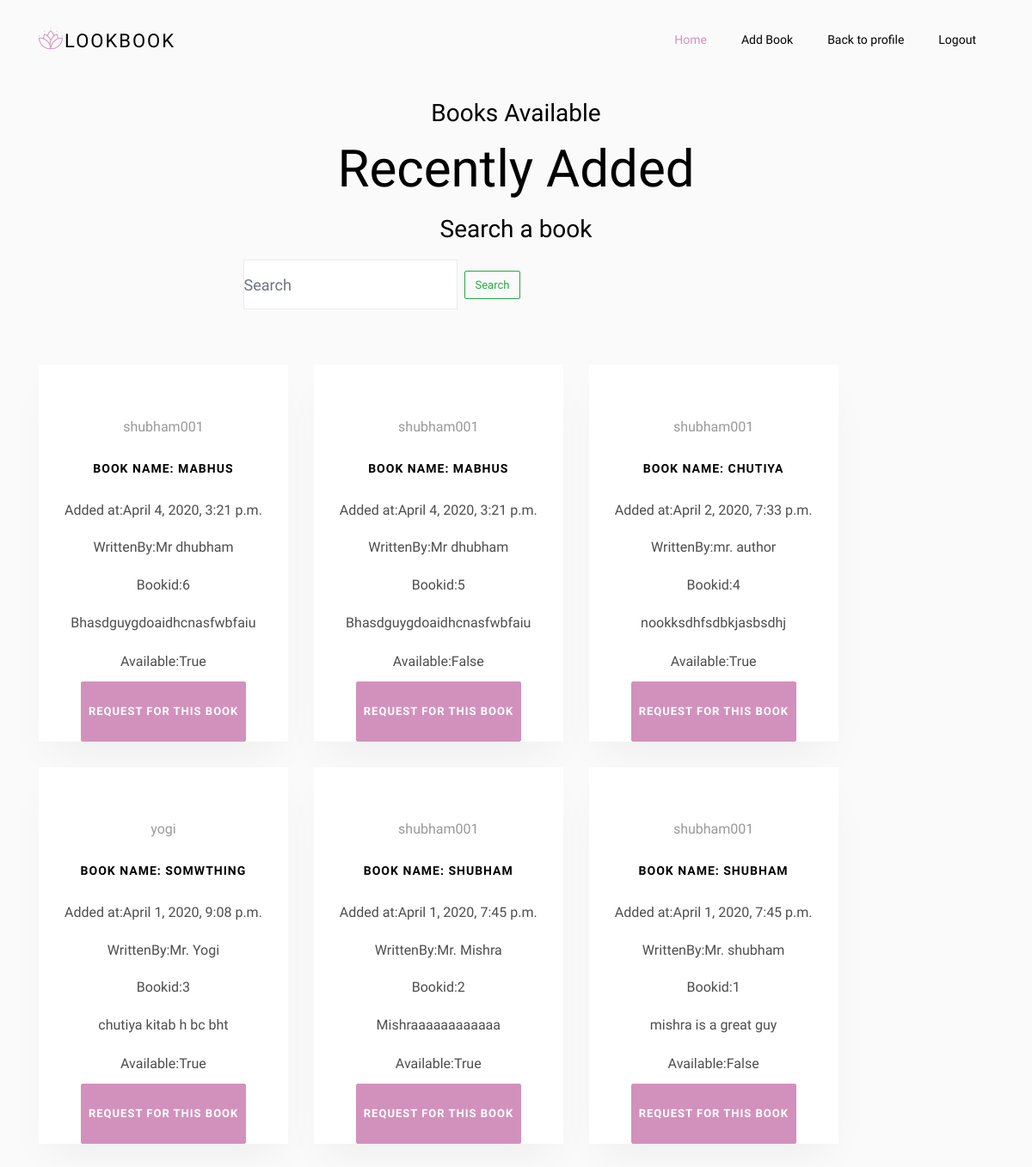
/products (signed in), run on the app's committed database.
### work/models.py (models this page shows, shortened)
class BookDetails(models.Model):
    bookid = models.AutoField(unique = True, primary_key=True)
    username = models.ForeignKey(UserDetails,on_delete=models.CASCADE)
    bookimage = models.ImageField(upload_to ="bookImg/", blank= True)
    bookimage0 = models.ImageField(upload_to ="bookImg/", blank= True)
    bookimage1 = models.ImageField(upload_to ="bookImg/", blank= True)
    bookimage2 = models.ImageField(upload_to ="bookImg/", blank=True)
    bookname = models.CharField(max_length=100)
    bookdescription = models.CharField(max_length= 300)
    bookauthor = models.CharField(max_length= 30, blank=True)
    active_status = models.BooleanField(default=True)
    timeadded = models.DateTimeField(default=timezone.now, blank=True)

class UserDetails(models.Model):
    username = models.CharField(max_length =20, unique =True, primary_key=True)
    usermail = models.EmailField(unique =True)
    userfirstname = models.CharField(max_length=10)
    userlastname = models.CharField(max_length=10)
    userpassword = models.CharField(max_length=30)
    userlocation = models.CharField(max_length = 30)
    usercontact = models.IntegerField(unique=True)
    userDoB = models.CharField(max_length=10)
    usergender = models.CharField(max_length=6)
    userKey = models.CharField(max_length=5, blank= True)
    def __str__(self):
        return self.username

### work/views.py (the view)
# urls.py: path('products',views.productshow, name="products"),
@login_required
def productshow(request):
    model = BookDetails.objects.order_by('-bookid')
    template = 'products.html'
    form = SearchABook(request.POST)
    if request.method=="POST":
        check1 = request.POST['query']
        if (BookDetails.objects.filter(bookname=check1.upper()).exists()):
            print(check1.upper())
            check12=BookDetails.objects.filter(bookname=check1.upper())
            return render(request,template,{'model':check12,'form':form})
        elif (BookDetails.objects.filter(bookname=check1.lower()).exists()):
            print(check1.lower())
            check12=BookDetails.objects.filter(bookname=check1.lower())
            return render(request,template,{'model':check12,'form':form})
        elif (BookDetails.objects.filter(bookname=check1.capitalize()).exists()):
            print(check1.capitalize())
            check12=BookDetails.objects.filter(bookname=check1.capitalize())
            return render(request,template,{'model':check12,'form':form})
        else:
            return render(request, template, {
                    'model':model,
                    'form': form,
                    'error_message': 'No Book Found. Just take a look on available books or request a book'
                })
    else:
        form =SearchABook()
        return render(request, template,{'model':model,'form':form})
    return render(request, template,{'model':model,'form':form})

### work/forms.py
class SearchABook(forms.Form):
    query = forms.CharField(widget = forms.TextInput(attrs={'class':"form-control mr-sm-2 bg-dark",'type':"search",'placeholder':"Search", 'aria-label':"Search"}))

### work/templates/products.html (shortened to what this page needs)
{%load static%}
<!DOCTYPE html>
<html lang="en" dir="ltr">
  <head>
    <link rel="stylesheet" href="{% static 'css/open-iconic-bootstrap.min.css'%}">
    <link rel="stylesheet" href="{% static 'css/animate.css'%}">
    <link rel="stylesheet" href="{% static 'css/owl.carousel.min.css'%}">
    <link rel="stylesheet" href="{% static 'css/owl.theme.default.min.css'%}">
    <link rel="stylesheet" href="{% static 'css/magnific-popup.css'%}">
    <link rel="stylesheet" href="{% static 'css/aos.css'%}">
    <link rel="stylesheet" href="{% static 'css/ionicons.min.css'%}">
    <link rel="stylesheet" href="{% static 'css/bootstrap-datepicker.css'%}">
    <link rel="stylesheet" href="{% static 'css/jquery.timepicker.css'%}">
    <link rel="stylesheet" href="{% static 'css/flaticon.css'%}">
    <link rel="stylesheet" href="{% static 'css/icomoon.css'%}">
    <link rel="stylesheet" href="{% static 'css/style.css'%}">
  </head>
  <body>
    <nav class="navbar navbar-expand-lg navbar-dark ftco_navbar bg-dark ftco-navbar-light" id="ftco-navbar">
      <div class="container">
        <a class="navbar-brand" href="{%url 'index'%}"><span class="flaticon-lotus"></span>LookBook</a>
        <div class="collapse navbar-collapse" id="ftco-nav">
          <ul class="navbar-nav ml-auto">
            <li class="nav-item active"><a href="{%url "index"%}" class="nav-link">Home</a></li>
            <li class="nav-item"><a href="{%url "addbook"%}" class="nav-link">Add Book</a></li>
            <li class="nav-item"><a href="{%url "userprofile"%}" class="nav-link">Back to profile</a></li>
            <li class="nav-item"><a href="{%url "logout"%}" class="nav-link">Logout</a></li>
          </ul>
        </div>
      </div>
    </nav>
    <section class="ftco-section bg-light">
      <div class="container">
        <div class="row justify-content-center mb-5 pb-3">
          <div class="col-md-7 heading-section ftco-animate text-center">
            <h3 class="mb-1">Books Available</h3>
            <h2 class="mb-2">Recently Added</h2>
            <h3 class="mb-3">Search a book</h3>
            <center>
              <form class="form-inline" method ="POST" >
                {{form.query}}
            <button class="btn btn-outline-success my-2 my-sm-0" type="submit">Search</button>
              </form>
            </center>
          </div>
        </div>
        <div class="row d-flex">
        {% if error_message %}
         <h1 class="alert alert-primary">{{ error_message }}</p>
           <a href="{%url 'requestBook'%}">Request Book</a>
          {%else%}
          {%for i in model%}
          <center>
          <div class="col-md-12 ftco-animate">
          	          <div class="block-7">
          	            <div class="text-center">
          	            <span class="excerpt d-block">{{i.username}}</span>
          	            <h3 class="heading-2 my-4">Book Name: {{i.bookname}}</h3>
          	            <ul class="pricing-text mb-5">
          	              <li>Added at:{{i.timeadded}}</li>
          	              <li>WrittenBy:{{i.bookauthor}}</li>
                          <li>Bookid:{{i.bookid}}</li>
          	              <li> <p>{{i.bookdescription}}</p> </li>
                          <li> <p>
                            Available:{{i.active_status}}
                          </p> </li>
          	            </ul>
                        <a href="{%url 'detailsofbook' i.bookid%}" class="btn btn-primary d-block px-2 py-4">Request For this book</a>
          </div>
          </center>
          {%endfor%}
     {% endif %}
        </div>
      </div>
    </section>
  </body>
</html>

### data on the page
BookDetails: username "shubham001", bookname "MABHUS", timeadded "April 4, 2020, 3:21 p.m.", bookauthor "Mr dhubham", bookid "6", bookdescription "Bhasdguygdoaidhcnasfwbfaiu", active_status "True"
BookDetails: username "shubham001", bookname "MABHUS", timeadded "April 4, 2020, 3:21 p.m.", bookauthor "Mr dhubham", bookid "5", bookdescription "Bhasdguygdoaidhcnasfwbfaiu", active_status "False"
BookDetails: username "shubham001", bookname "CHUTIYA", timeadded "April 2, 2020, 7:33 p.m.", bookauthor "mr. author", bookid "4", bookdescription "nookksdhfsdbkjasbsdhj", active_status "True"
BookDetails: username "yogi", bookname "SOMWTHING", timeadded "April 1, 2020, 9:08 p.m.", bookauthor "Mr. Yogi", bookid "3", bookdescription "chutiya kitab h bc bht", active_status "True"
BookDetails: username "shubham001", bookname "SHUBHAM", timeadded "April 1, 2020, 7:45 p.m.", bookauthor "Mr. Mishra", bookid "2", bookdescription "Mishraaaaaaaaaaaa", active_status "True"
BookDetails: username "shubham001", bookname "SHUBHAM", timeadded "April 1, 2020, 7:45 p.m.", bookauthor "Mr. shubham", bookid "1", bookdescription "mishra is a great guy", active_status "False"
